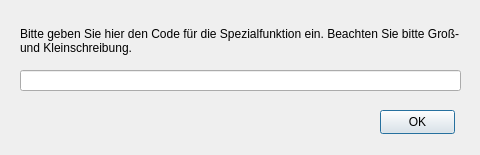
<?xml version="1.0" encoding="UTF-8"?>
<ui version="4.0">
 <class>fenster_spezialfunktion</class>
 <widget class="QDialog" name="fenster_spezialfunktion">
  <property name="geometry">
   <rect>
    <x>0</x>
    <y>0</y>
    <width>480</width>
    <height>155</height>
   </rect>
  </property>
  <property name="windowTitle">
   <string>Dialog</string>
  </property>
  <widget class="QLabel" name="label">
   <property name="geometry">
    <rect>
     <x>20</x>
     <y>20</y>
     <width>441</width>
     <height>41</height>
    </rect>
   </property>
   <property name="lineWidth">
    <number>1</number>
   </property>
   <property name="text">
    <string>Bitte geben Sie hier den Code für die Spezialfunktion ein. Beachten Sie bitte Groß- und Kleinschreibung.</string>
   </property>
   <property name="wordWrap">
    <bool>true</bool>
   </property>
  </widget>
  <widget class="QLineEdit" name="line_spezialfunktion">
   <property name="geometry">
    <rect>
     <x>20</x>
     <y>70</y>
     <width>441</width>
     <height>21</height>
    </rect>
   </property>
  </widget>
  <widget class="QPushButton" name="pushButton_OK">
   <property name="geometry">
    <rect>
     <x>380</x>
     <y>110</y>
     <width>75</width>
     <height>24</height>
    </rect>
   </property>
   <property name="text">
    <string>OK</string>
   </property>
  </widget>
 </widget>
 <resources/>
 <connections/>
</ui>
